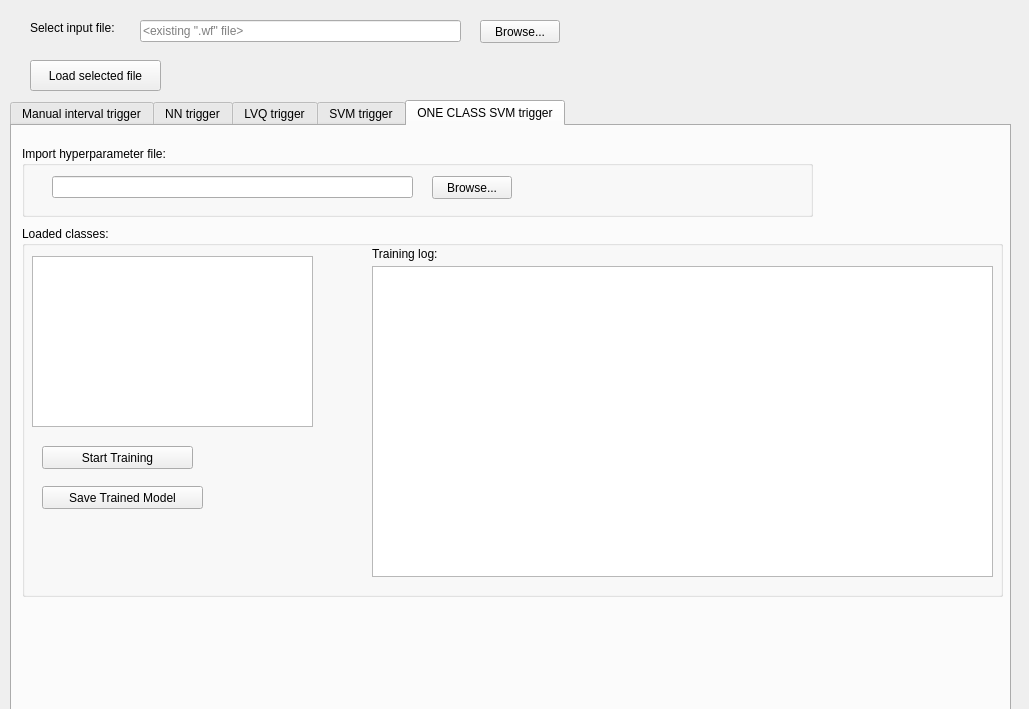
<?xml version="1.0" encoding="UTF-8"?>
<ui version="4.0">
 <class>MainWindow</class>
 <widget class="QWidget" name="MainWindow">
  <property name="geometry">
   <rect>
    <x>0</x>
    <y>0</y>
    <width>1029</width>
    <height>709</height>
   </rect>
  </property>
  <property name="windowTitle">
   <string>MainWindow</string>
  </property>
  <widget class="QTabWidget" name="triggerTypeTabs">
   <property name="geometry">
    <rect>
     <x>10</x>
     <y>100</y>
     <width>1001</width>
     <height>651</height>
    </rect>
   </property>
   <property name="currentIndex">
    <number>4</number>
   </property>
   <widget class="QWidget" name="manual_tab">
    <attribute name="title">
     <string>Manual interval trigger</string>
    </attribute>
    <widget class="QGroupBox" name="manualAttributeGroupBox">
     <property name="geometry">
      <rect>
       <x>10</x>
       <y>30</y>
       <width>801</width>
       <height>501</height>
      </rect>
     </property>
     <property name="title">
      <string>Feature Intervals</string>
     </property>
    </widget>
   </widget>
   <widget class="QWidget" name="nn_tab">
    <attribute name="title">
     <string>NN trigger</string>
    </attribute>
    <widget class="QGroupBox" name="nnHyperparamGroupBox">
     <property name="geometry">
      <rect>
       <x>10</x>
       <y>10</y>
       <width>791</width>
       <height>71</height>
      </rect>
     </property>
     <property name="title">
      <string>Import hyperparameter file:</string>
     </property>
     <widget class="FileLineEdit" name="nnHyperparamLineEdit">
      <property name="geometry">
       <rect>
        <x>20</x>
        <y>30</y>
        <width>361</width>
        <height>22</height>
       </rect>
      </property>
     </widget>
     <widget class="QPushButton" name="nnBrowseHyperparamButton">
      <property name="geometry">
       <rect>
        <x>410</x>
        <y>30</y>
        <width>80</width>
        <height>23</height>
       </rect>
      </property>
      <property name="text">
       <string>Browse...</string>
      </property>
     </widget>
    </widget>
    <widget class="QGroupBox" name="nnClassesGroupBox">
     <property name="geometry">
      <rect>
       <x>10</x>
       <y>90</y>
       <width>971</width>
       <height>391</height>
      </rect>
     </property>
     <property name="title">
      <string>Select Classes For Trigger</string>
     </property>
     <widget class="QListWidget" name="nnClassListWidget">
      <property name="geometry">
       <rect>
        <x>10</x>
        <y>30</y>
        <width>281</width>
        <height>171</height>
       </rect>
      </property>
     </widget>
     <widget class="QPushButton" name="nnStartTrainingButton">
      <property name="geometry">
       <rect>
        <x>20</x>
        <y>220</y>
        <width>151</width>
        <height>23</height>
       </rect>
      </property>
      <property name="text">
       <string>Start Training</string>
      </property>
     </widget>
     <widget class="QPushButton" name="nnSaveModelButton">
      <property name="geometry">
       <rect>
        <x>20</x>
        <y>260</y>
        <width>161</width>
        <height>23</height>
       </rect>
      </property>
      <property name="text">
       <string>Save Trained Model</string>
      </property>
     </widget>
     <widget class="QTextBrowser" name="nnConsoleTextBrowser">
      <property name="geometry">
       <rect>
        <x>350</x>
        <y>40</y>
        <width>611</width>
        <height>321</height>
       </rect>
      </property>
     </widget>
     <widget class="QLabel" name="nnTrainingProgressLabel">
      <property name="geometry">
       <rect>
        <x>350</x>
        <y>20</y>
        <width>111</width>
        <height>16</height>
       </rect>
      </property>
      <property name="text">
       <string>Training log:</string>
      </property>
     </widget>
    </widget>
   </widget>
   <widget class="QWidget" name="lvq_tab">
    <attribute name="title">
     <string>LVQ trigger</string>
    </attribute>
    <widget class="QGroupBox" name="lvqHyperparamGroupBox">
     <property name="geometry">
      <rect>
       <x>10</x>
       <y>10</y>
       <width>791</width>
       <height>71</height>
      </rect>
     </property>
     <property name="title">
      <string>Import hyperparameter file:</string>
     </property>
     <widget class="FileLineEdit" name="lvqHyperparamLineEdit">
      <property name="geometry">
       <rect>
        <x>20</x>
        <y>30</y>
        <width>361</width>
        <height>22</height>
       </rect>
      </property>
     </widget>
     <widget class="QPushButton" name="lvqBrowseHyperparamButton">
      <property name="geometry">
       <rect>
        <x>410</x>
        <y>30</y>
        <width>80</width>
        <height>23</height>
       </rect>
      </property>
      <property name="text">
       <string>Browse...</string>
      </property>
     </widget>
    </widget>
    <widget class="QGroupBox" name="lvqClassesGroupBox">
     <property name="geometry">
      <rect>
       <x>10</x>
       <y>90</y>
       <width>981</width>
       <height>371</height>
      </rect>
     </property>
     <property name="title">
      <string>Select Classes For Trigger</string>
     </property>
     <widget class="QListWidget" name="lvqClassListWidget">
      <property name="geometry">
       <rect>
        <x>10</x>
        <y>30</y>
        <width>281</width>
        <height>171</height>
       </rect>
      </property>
     </widget>
     <widget class="QPushButton" name="lvqStartTrainingButton">
      <property name="geometry">
       <rect>
        <x>20</x>
        <y>220</y>
        <width>151</width>
        <height>23</height>
       </rect>
      </property>
      <property name="text">
       <string>Start Training</string>
      </property>
     </widget>
     <widget class="QPushButton" name="lvqSaveModelButton">
      <property name="geometry">
       <rect>
        <x>20</x>
        <y>260</y>
        <width>161</width>
        <height>23</height>
       </rect>
      </property>
      <property name="text">
       <string>Save Trained Model</string>
      </property>
     </widget>
     <widget class="QTextBrowser" name="lvqConsoleTextBrowser">
      <property name="geometry">
       <rect>
        <x>350</x>
        <y>40</y>
        <width>621</width>
        <height>311</height>
       </rect>
      </property>
     </widget>
     <widget class="QLabel" name="lvqTrainingProgressLabel">
      <property name="geometry">
       <rect>
        <x>350</x>
        <y>20</y>
        <width>111</width>
        <height>16</height>
       </rect>
      </property>
      <property name="text">
       <string>Training log:</string>
      </property>
     </widget>
    </widget>
   </widget>
   <widget class="QWidget" name="svm_tab">
    <attribute name="title">
     <string>SVM trigger</string>
    </attribute>
    <widget class="QGroupBox" name="svmHyperparamGroupBox">
     <property name="geometry">
      <rect>
       <x>10</x>
       <y>20</y>
       <width>791</width>
       <height>71</height>
      </rect>
     </property>
     <property name="title">
      <string>Import hyperparameter file:</string>
     </property>
     <widget class="FileLineEdit" name="svmHyperparamLineEdit">
      <property name="geometry">
       <rect>
        <x>20</x>
        <y>30</y>
        <width>361</width>
        <height>22</height>
       </rect>
      </property>
     </widget>
     <widget class="QPushButton" name="svmBrowseHyperparamButton">
      <property name="geometry">
       <rect>
        <x>410</x>
        <y>30</y>
        <width>80</width>
        <height>23</height>
       </rect>
      </property>
      <property name="text">
       <string>Browse...</string>
      </property>
     </widget>
    </widget>
    <widget class="QGroupBox" name="svmClassesGroupBox">
     <property name="geometry">
      <rect>
       <x>10</x>
       <y>100</y>
       <width>981</width>
       <height>371</height>
      </rect>
     </property>
     <property name="title">
      <string>Select Classes For Trigger</string>
     </property>
     <widget class="QListWidget" name="svmClassListWidget">
      <property name="geometry">
       <rect>
        <x>10</x>
        <y>30</y>
        <width>281</width>
        <height>171</height>
       </rect>
      </property>
     </widget>
     <widget class="QPushButton" name="svmStartTrainingButton">
      <property name="geometry">
       <rect>
        <x>20</x>
        <y>220</y>
        <width>151</width>
        <height>23</height>
       </rect>
      </property>
      <property name="text">
       <string>Start Training</string>
      </property>
     </widget>
     <widget class="QPushButton" name="svmSaveModelButton">
      <property name="geometry">
       <rect>
        <x>20</x>
        <y>260</y>
        <width>161</width>
        <height>23</height>
       </rect>
      </property>
      <property name="text">
       <string>Save Trained Model</string>
      </property>
     </widget>
     <widget class="QTextBrowser" name="svmConsoleTextBrowser">
      <property name="geometry">
       <rect>
        <x>350</x>
        <y>40</y>
        <width>621</width>
        <height>311</height>
       </rect>
      </property>
     </widget>
     <widget class="QLabel" name="svmTrainingProgressLabel">
      <property name="geometry">
       <rect>
        <x>350</x>
        <y>20</y>
        <width>111</width>
        <height>16</height>
       </rect>
      </property>
      <property name="text">
       <string>Training log:</string>
      </property>
     </widget>
    </widget>
   </widget>
   <widget class="QWidget" name="one_svm_tab">
    <attribute name="title">
     <string>ONE CLASS SVM trigger</string>
    </attribute>
    <widget class="QGroupBox" name="oneSvmHyperparamGroupBox">
     <property name="geometry">
      <rect>
       <x>10</x>
       <y>20</y>
       <width>791</width>
       <height>71</height>
      </rect>
     </property>
     <property name="title">
      <string>Import hyperparameter file:</string>
     </property>
     <widget class="FileLineEdit" name="oneSvmHyperparamLineEdit">
      <property name="geometry">
       <rect>
        <x>30</x>
        <y>30</y>
        <width>361</width>
        <height>22</height>
       </rect>
      </property>
     </widget>
     <widget class="QPushButton" name="oneSvmBrowseHyperparamButton">
      <property name="geometry">
       <rect>
        <x>410</x>
        <y>30</y>
        <width>80</width>
        <height>23</height>
       </rect>
      </property>
      <property name="text">
       <string>Browse...</string>
      </property>
     </widget>
    </widget>
    <widget class="QGroupBox" name="oneSvmClassesGroupBox">
     <property name="geometry">
      <rect>
       <x>10</x>
       <y>100</y>
       <width>981</width>
       <height>371</height>
      </rect>
     </property>
     <property name="title">
      <string>Loaded classes:</string>
     </property>
     <widget class="QListWidget" name="oneSvmClassListWidget">
      <property name="geometry">
       <rect>
        <x>10</x>
        <y>30</y>
        <width>281</width>
        <height>171</height>
       </rect>
      </property>
     </widget>
     <widget class="QPushButton" name="oneSvmStartTrainingButton">
      <property name="geometry">
       <rect>
        <x>20</x>
        <y>220</y>
        <width>151</width>
        <height>23</height>
       </rect>
      </property>
      <property name="text">
       <string>Start Training</string>
      </property>
     </widget>
     <widget class="QPushButton" name="oneSvmSaveModelButton">
      <property name="geometry">
       <rect>
        <x>20</x>
        <y>260</y>
        <width>161</width>
        <height>23</height>
       </rect>
      </property>
      <property name="text">
       <string>Save Trained Model</string>
      </property>
     </widget>
     <widget class="QTextBrowser" name="oneSvmConsoleTextBrowser">
      <property name="geometry">
       <rect>
        <x>350</x>
        <y>40</y>
        <width>621</width>
        <height>311</height>
       </rect>
      </property>
     </widget>
     <widget class="QLabel" name="oneSvmTrainingProgressLabel">
      <property name="geometry">
       <rect>
        <x>350</x>
        <y>20</y>
        <width>111</width>
        <height>16</height>
       </rect>
      </property>
      <property name="text">
       <string>Training log:</string>
      </property>
     </widget>
    </widget>
   </widget>
  </widget>
  <widget class="QPushButton" name="browseInputButton">
   <property name="geometry">
    <rect>
     <x>480</x>
     <y>20</y>
     <width>80</width>
     <height>23</height>
    </rect>
   </property>
   <property name="text">
    <string>Browse...</string>
   </property>
  </widget>
  <widget class="FileLineEdit" name="inputFileLineEdit">
   <property name="geometry">
    <rect>
     <x>140</x>
     <y>20</y>
     <width>321</width>
     <height>22</height>
    </rect>
   </property>
   <property name="placeholderText">
    <string>&lt;existing &quot;.wf&quot; file&gt;</string>
   </property>
  </widget>
  <widget class="QLabel" name="inputLabel">
   <property name="geometry">
    <rect>
     <x>30</x>
     <y>20</y>
     <width>121</width>
     <height>16</height>
    </rect>
   </property>
   <property name="text">
    <string>Select input file:</string>
   </property>
  </widget>
  <widget class="QPushButton" name="loadInputButton">
   <property name="geometry">
    <rect>
     <x>30</x>
     <y>60</y>
     <width>131</width>
     <height>31</height>
    </rect>
   </property>
   <property name="text">
    <string>Load selected file</string>
   </property>
  </widget>
 </widget>
 <customwidgets>
  <customwidget>
   <class>FileLineEdit</class>
   <extends>QLineEdit</extends>
   <header>filelineedit</header>
  </customwidget>
 </customwidgets>
 <resources/>
 <connections/>
</ui>
